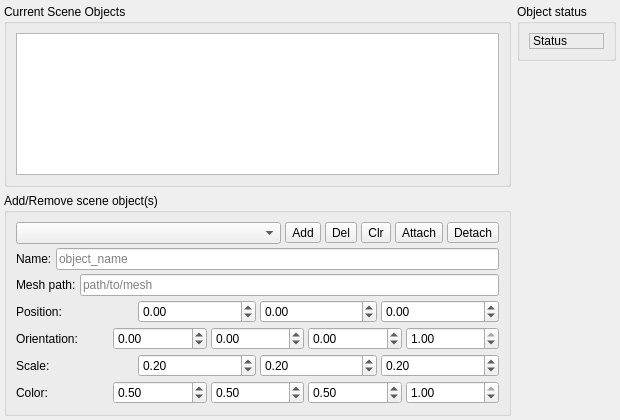
<?xml version="1.0" encoding="UTF-8"?>
<!--
  The Scene Objects tab, against MoveIt's own Scene Objects tab
  (motion_planning_rviz_plugin_frame.ui, tab `scene_collision_objects`).

  MoveIt's tab is a QHBoxLayout of two QVBoxLayout columns:

    LEFT COLUMN
      Current Scene Objects      collision_objects_list   (QListWidget)
      Add/Remove scene object(s)  shape_size_x/y/z_spin_box
                                 shapes_combo_box
                                 add_object_button  [Add]  "at scene's origin"
                                 remove_object_button [Del] "Remove selected object"
                                 clear_scene_button [Clr]  "Clear planning scene"
    RIGHT COLUMN
      Change object pose/scale    object_x/y/z, object_rx/ry/rz, scene_scale   [NO EQUIVALENT]
      Object status               object_status  "Status"
      <spacer>
      Scene Geometry              &Publish  &Export  &Import                    [NO EQUIVALENT]

  Both right-column groups except "Object status" are ABSENT here, each for a
  named reason, and neither is stubbed with dead widgets:

  * "Change object pose/scale" — there is no service that edits an existing
    object. `add_object` creates one, `remove_object` deletes one, and nothing
    in between moves or rescales it. MoveIt can offer the group because its
    objects are values in a local PlanningScene that the widget owns, and it
    drives the change into the display and the planning scene itself; curobo's
    object store is the solver's, and the only handle on it is the name.
  * "Scene Geometry" — Publish / Export / Import are all
    PlanningSceneMonitor operations. curobo has no PlanningSceneMonitor, no
    .scene file format, and no service that accepts or returns a whole scene
    (`get_obstacles` returns newline-joined NAMES and nothing else — no
    geometry, no pose, no colour. `get_scene_objects` was added to fix
    exactly that and reports every field, but it is read-only: there is still
    no service that WRITES a pose or a scale back.)

  WHAT MOVED, AND WHY THE FORM IS LONGER THAN MOVEIT'S
  This group used to be a separate AddObjectsPanel widget stacked above the
  object list in a QSplitter, which is the single biggest reason the tab did not
  look like MoveIt's: MoveIt has one tab, two columns, and the add form in the
  left column. AddObjectsPanel's form is now IN this group, so the columns are
  MoveIt's columns and the form sits where MoveIt puts it.

  The form itself keeps every field it had, and adds MoveIt's shape combo plus
  the Add / Del / Clr toolbuttons, whose text and tooltips are MoveIt's own.
  curobo's AddObject.srv needs four things MoveIt does not ask for here,
  because MoveIt takes them from the interactive marker it puts in the 3D view:

    Name         MoveIt lets you rename a listed object inline (the list is
                 editable, and Ctrl+C duplicates). curobo's service matches on
                 name, and a name is the only key the object store has.
    Mesh path    required for MESH objects; AddObject.srv takes either this or
                 inline vertices/triangles, and this panel sends the path.
    Position     MoveIt adds at the origin and you drag it afterwards, which is
                 the group this tab cannot have.
    Orientation  Quaternion, four components — MoveIt's group spells rotation
                 the same way, in Euler XYZ, so only the frame differs.
    Color        std_msgs/ColorRGBA, four components.

  The "Position" / "Orientation" / "Color" ROW LABEL style is MoveIt's: its
  "Change object pose/scale" group writes "Position:" and "Rotation:" in the
  grid's first column and leaves the components unlabelled, so the components
  are named once per row rather than per field.

  Attach / Detach
  curobo has `attach_object` / `detach_object`, which MoveIt's version of this
  tab has no counterpart for (MoveIt attaches through the "Attached Collision
  Object" control on its Planning tab, and TrajectoryGoal has no such field).
  They are appended to MoveIt's own button row AFTER [Clr], so the four
  controls MoveIt puts there stay in the order MoveIt puts them in.
-->
<ui version="4.0">
 <class>SceneObjectsTabForm</class>
 <widget class="QWidget" name="SceneObjectsTabForm">
  <property name="geometry">
   <rect>
    <x>0</x>
    <y>0</y>
    <width>620</width>
    <height>420</height>
   </rect>
  </property>
  <property name="windowTitle">
   <string>Scene Objects</string>
  </property>
  <layout class="QHBoxLayout" name="gridLayout_4">
   <property name="leftMargin">
    <number>4</number>
   </property>
   <property name="topMargin">
    <number>4</number>
   </property>
   <property name="rightMargin">
    <number>4</number>
   </property>
   <property name="bottomMargin">
    <number>4</number>
   </property>
   <property name="spacing">
    <number>6</number>
   </property>
   <item>
    <layout class="QVBoxLayout" name="verticalLayout_19">
     <property name="spacing">
      <number>6</number>
     </property>
     <item>
      <widget class="QGroupBox" name="groupBox_8">
       <property name="title">
        <string>Current Scene Objects</string>
       </property>
       <layout class="QVBoxLayout" name="verticalLayout_17">
        <item>
         <widget class="QListWidget" name="collision_objects_list">
          <property name="toolTip">
           <string>Every object the planner has, from get_scene_objects — not just the ones this panel added</string>
          </property>
         </widget>
        </item>
       </layout>
      </widget>
     </item>
     <item>
      <widget class="QGroupBox" name="groupBox_4">
       <property name="title">
        <string>Add/Remove scene object(s)</string>
       </property>
       <layout class="QVBoxLayout" name="verticalLayout_16">
        <property name="spacing">
         <number>4</number>
        </property>
        <item>
         <layout class="QHBoxLayout" name="horizontalLayout_13">
          <property name="spacing">
           <number>4</number>
          </property>
          <item>
           <widget class="QComboBox" name="shapes_combo_box">
            <property name="toolTip">
             <string>Shape added by [Add]</string>
            </property>
           </widget>
          </item>
          <item>
           <widget class="QToolButton" name="add_object_button">
            <property name="toolTip">
             <string>Add object at scene&apos;s origin</string>
            </property>
            <property name="text">
             <string>Add</string>
            </property>
           </widget>
          </item>
          <item>
           <widget class="QToolButton" name="remove_object_button">
            <property name="toolTip">
             <string>Remove selected object</string>
            </property>
            <property name="text">
             <string>Del</string>
            </property>
           </widget>
          </item>
          <item>
           <widget class="QToolButton" name="clear_scene_button">
            <property name="toolTip">
             <string>Clear planning scene</string>
            </property>
            <property name="text">
             <string>Clr</string>
            </property>
           </widget>
          </item>
          <item>
           <widget class="QToolButton" name="attach_object_button">
            <property name="toolTip">
             <string>Attach selected object to the robot flange</string>
            </property>
            <property name="text">
             <string>Attach</string>
            </property>
           </widget>
          </item>
          <item>
           <widget class="QToolButton" name="detach_object_button">
            <property name="toolTip">
             <string>Detach the attached object from the robot flange</string>
            </property>
            <property name="text">
             <string>Detach</string>
            </property>
           </widget>
          </item>
         </layout>
        </item>
        <item>
         <layout class="QHBoxLayout" name="nameRow">
          <property name="spacing">
           <number>4</number>
          </property>
          <item>
           <widget class="QLabel" name="labelName">
            <property name="text">
             <string>Name:</string>
            </property>
           </widget>
          </item>
          <item>
           <widget class="QLineEdit" name="object_name">
            <property name="placeholderText">
             <string>object_name</string>
            </property>
           </widget>
          </item>
         </layout>
        </item>
        <item>
         <layout class="QHBoxLayout" name="meshRow">
          <property name="spacing">
           <number>4</number>
          </property>
          <item>
           <widget class="QLabel" name="labelMeshPath">
            <property name="text">
             <string>Mesh path:</string>
            </property>
           </widget>
          </item>
          <item>
           <widget class="QLineEdit" name="mesh_file_path">
            <property name="placeholderText">
             <string>path/to/mesh</string>
            </property>
           </widget>
          </item>
         </layout>
        </item>
        <item>
         <layout class="QHBoxLayout" name="positionRow">
          <property name="spacing">
           <number>4</number>
          </property>
          <item>
           <widget class="QLabel" name="labelPosition">
            <property name="text">
             <string>Position:</string>
            </property>
           </widget>
          </item>
          <item>
           <widget class="QDoubleSpinBox" name="object_x">
            <property name="minimum">
             <double>-999.990000000000009</double>
            </property>
            <property name="maximum">
             <double>999.990000000000009</double>
            </property>
            <property name="singleStep">
             <double>0.100000000000000</double>
            </property>
           </widget>
          </item>
          <item>
           <widget class="QDoubleSpinBox" name="object_y">
            <property name="minimum">
             <double>-999.990000000000009</double>
            </property>
            <property name="maximum">
             <double>999.990000000000009</double>
            </property>
            <property name="singleStep">
             <double>0.100000000000000</double>
            </property>
           </widget>
          </item>
          <item>
           <widget class="QDoubleSpinBox" name="object_z">
            <property name="minimum">
             <double>-999.990000000000009</double>
            </property>
            <property name="maximum">
             <double>999.990000000000009</double>
            </property>
            <property name="singleStep">
             <double>0.100000000000000</double>
            </property>
           </widget>
          </item>
         </layout>
        </item>
        <item>
         <layout class="QHBoxLayout" name="orientationRow">
          <property name="spacing">
           <number>4</number>
          </property>
          <item>
           <widget class="QLabel" name="labelOrientation">
            <property name="text">
             <string>Orientation:</string>
            </property>
           </widget>
          </item>
          <item>
           <widget class="QDoubleSpinBox" name="object_rx">
            <property name="minimum">
             <double>-1.000000000000000</double>
            </property>
            <property name="maximum">
             <double>1.000000000000000</double>
            </property>
            <property name="singleStep">
             <double>0.100000000000000</double>
            </property>
           </widget>
          </item>
          <item>
           <widget class="QDoubleSpinBox" name="object_ry">
            <property name="minimum">
             <double>-1.000000000000000</double>
            </property>
            <property name="maximum">
             <double>1.000000000000000</double>
            </property>
            <property name="singleStep">
             <double>0.100000000000000</double>
            </property>
           </widget>
          </item>
          <item>
           <widget class="QDoubleSpinBox" name="object_rz">
            <property name="minimum">
             <double>-1.000000000000000</double>
            </property>
            <property name="maximum">
             <double>1.000000000000000</double>
            </property>
            <property name="singleStep">
             <double>0.100000000000000</double>
            </property>
           </widget>
          </item>
          <item>
           <widget class="QDoubleSpinBox" name="object_rw">
            <property name="minimum">
             <double>-1.000000000000000</double>
            </property>
            <property name="maximum">
             <double>1.000000000000000</double>
            </property>
            <property name="singleStep">
             <double>0.100000000000000</double>
            </property>
            <property name="value">
             <double>1.000000000000000</double>
            </property>
           </widget>
          </item>
         </layout>
        </item>
         <item>
          <layout class="QHBoxLayout" name="scaleRow">
           <property name="spacing">
            <number>4</number>
           </property>
           <item>
            <widget class="QLabel" name="labelScale">
             <property name="text">
              <string>Scale:</string>
             </property>
            </widget>
           </item>
           <item>
            <widget class="QDoubleSpinBox" name="shape_size_x_spin_box">
             <property name="toolTip">
              <string>x dimension</string>
             </property>
             <property name="minimum">
              <double>0.000000000000000</double>
             </property>
             <property name="maximum">
              <double>999.990000000000009</double>
             </property>
             <property name="singleStep">
              <double>0.050000000000000</double>
             </property>
             <property name="value">
              <double>0.200000000000000</double>
             </property>
            </widget>
           </item>
           <item>
            <widget class="QDoubleSpinBox" name="shape_size_y_spin_box">
             <property name="toolTip">
              <string>y dimension</string>
             </property>
             <property name="minimum">
              <double>0.000000000000000</double>
             </property>
             <property name="maximum">
              <double>999.990000000000009</double>
             </property>
             <property name="singleStep">
              <double>0.050000000000000</double>
             </property>
             <property name="value">
              <double>0.200000000000000</double>
             </property>
            </widget>
           </item>
           <item>
            <widget class="QDoubleSpinBox" name="shape_size_z_spin_box">
             <property name="toolTip">
              <string>z dimension</string>
             </property>
             <property name="minimum">
              <double>0.000000000000000</double>
             </property>
             <property name="maximum">
              <double>999.990000000000009</double>
             </property>
             <property name="singleStep">
              <double>0.050000000000000</double>
             </property>
             <property name="value">
              <double>0.200000000000000</double>
             </property>
            </widget>
           </item>
          </layout>
         </item>
        <item>
         <layout class="QHBoxLayout" name="colorRow">
          <property name="spacing">
           <number>4</number>
          </property>
          <item>
           <widget class="QLabel" name="labelColor">
            <property name="text">
             <string>Color:</string>
            </property>
           </widget>
          </item>
          <item>
           <widget class="QDoubleSpinBox" name="color_r">
            <property name="maximum">
             <double>1.000000000000000</double>
            </property>
            <property name="minimum">
             <double>0.000000000000000</double>
            </property>            <property name="singleStep">
             <double>0.050000000000000</double>
            </property>
            <property name="value">
             <double>0.500000000000000</double>
            </property>
           </widget>
          </item>
          <item>
           <widget class="QDoubleSpinBox" name="color_g">
            <property name="maximum">
             <double>1.000000000000000</double>
            </property>
            <property name="minimum">
             <double>0.000000000000000</double>
            </property>            <property name="singleStep">
             <double>0.050000000000000</double>
            </property>
            <property name="value">
             <double>0.500000000000000</double>
            </property>
           </widget>
          </item>
          <item>
           <widget class="QDoubleSpinBox" name="color_b">
            <property name="maximum">
             <double>1.000000000000000</double>
            </property>
            <property name="minimum">
             <double>0.000000000000000</double>
            </property>            <property name="singleStep">
             <double>0.050000000000000</double>
            </property>
            <property name="value">
             <double>0.500000000000000</double>
            </property>
           </widget>
          </item>
          <item>
           <widget class="QDoubleSpinBox" name="color_a">
            <property name="maximum">
             <double>1.000000000000000</double>
            </property>
            <property name="minimum">
             <double>0.000000000000000</double>
            </property>            <property name="singleStep">
             <double>0.050000000000000</double>
            </property>
            <property name="value">
             <double>1.000000000000000</double>
            </property>
           </widget>
          </item>
         </layout>
        </item>
       </layout>
      </widget>
     </item>
    </layout>
   </item>
   <item>
    <layout class="QVBoxLayout" name="verticalLayout_20">
     <property name="spacing">
      <number>6</number>
     </property>
     <item>
      <widget class="QGroupBox" name="groupBox_5">
       <property name="title">
        <string>Object status</string>
       </property>
       <layout class="QVBoxLayout" name="verticalLayout_12">
        <item>
         <widget class="QLabel" name="object_status">
          <property name="frameShape">
            <enum>QFrame::StyledPanel</enum>
          </property>
          <property name="frameShadow">
            <enum>QFrame::Raised</enum>
          </property>
          <property name="text">
           <string>Status</string>
          </property>
          <property name="textFormat">
           <enum>Qt::AutoText</enum>
          </property>
          <property name="wordWrap">
           <bool>true</bool>
          </property>
         </widget>
        </item>
       </layout>
      </widget>
     </item>
     <item>
      <spacer name="verticalSpacer">
       <property name="orientation">
        <enum>Qt::Vertical</enum>
       </property>
       <property name="sizeHint" stdset="0">
        <size>
         <width>20</width>
         <height>40</height>
        </size>
       </property>
      </spacer>
     </item>
    </layout>
   </item>
  </layout>
 </widget>
 <resources/>
 <connections/>
</ui>
